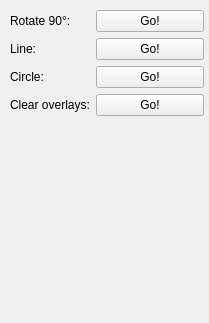
<?xml version="1.0" encoding="UTF-8"?>
<ui version="4.0">
 <class>Form</class>
 <widget class="QWidget" name="Form">
  <property name="geometry">
   <rect>
    <x>0</x>
    <y>0</y>
    <width>209</width>
    <height>323</height>
   </rect>
  </property>
  <property name="windowTitle">
   <string>NewImageView TestGUI</string>
  </property>
  <widget class="QWidget" name="formLayoutWidget">
   <property name="geometry">
    <rect>
     <x>10</x>
     <y>10</y>
     <width>194</width>
     <height>128</height>
    </rect>
   </property>
   <layout class="QFormLayout" name="formLayout">
    <item row="0" column="1">
     <widget class="QPushButton" name="rotate_button">
      <property name="text">
       <string>Go!</string>
      </property>
     </widget>
    </item>
    <item row="0" column="0">
     <widget class="QLabel" name="label">
      <property name="text">
       <string>Rotate 90°:</string>
      </property>
     </widget>
    </item>
    <item row="1" column="0">
     <widget class="QLabel" name="label_2">
      <property name="text">
       <string>Line:</string>
      </property>
     </widget>
    </item>
    <item row="1" column="1">
     <widget class="QPushButton" name="line_button">
      <property name="text">
       <string>Go!</string>
      </property>
     </widget>
    </item>
    <item row="3" column="0">
     <widget class="QLabel" name="label_3">
      <property name="text">
       <string>Clear overlays:</string>
      </property>
     </widget>
    </item>
    <item row="3" column="1">
     <widget class="QPushButton" name="clear_overlays_button">
      <property name="text">
       <string>Go!</string>
      </property>
     </widget>
    </item>
    <item row="2" column="1">
     <widget class="QPushButton" name="circle_button">
      <property name="text">
       <string>Go!</string>
      </property>
     </widget>
    </item>
    <item row="2" column="0">
     <widget class="QLabel" name="label_4">
      <property name="text">
       <string>Circle:</string>
      </property>
     </widget>
    </item>
   </layout>
  </widget>
 </widget>
 <resources/>
 <connections/>
</ui>
